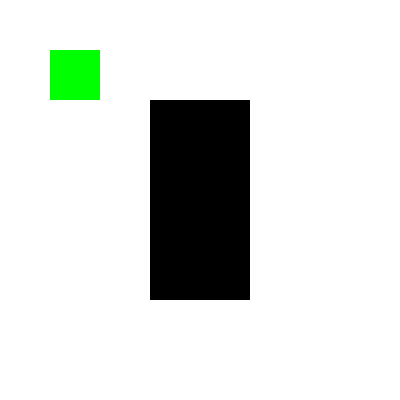
Frame 1 (no input)
Frame 60 (no input): identical to frame 1, image omitted
Frame 120 (the mouse pressed at the canvas centre since frame 60): identical to frame 1, image omitted

The p5.js sketch that drew this single still picture (run headless with seeded random() and noise() and a simulated clock; from frame 60 on, the mouse is pressed at the canvas centre):

// p5.js sketch
// ── sketch.js
let player = {
    x: 50,
    y: 50,
    size: 50
};

let obstacle = {
    x: 150,
    y: 100,
    width: 100,
    height: 200
}

function setup() {
    createCanvas(400, 400);
    noStroke();
}

function draw() {
    background(255);
    fill(0);
    rect(obstacle.x, obstacle.y, obstacle.width, obstacle.height);
    fill(0, 255, 0);
    square(player.x, player.y, player.size);
    if (keyIsPressed) {
        processMove();
    }
}

/**
 * Moves the player if an arrow key has been pressed and the block can move
 */
function processMove() {
    if (keyCode === RIGHT_ARROW && canMove(0, 1, 0, 0)) {
        player.x += 1;
    }
    else if (keyCode === LEFT_ARROW && canMove(1, 0, 0, 0)) {
        player.x -= 1;
    }
    else if (keyCode === UP_ARROW && canMove(0, 0, 1, 0)) {
        player.y -= 1;
    }
    else if (keyCode === DOWN_ARROW && canMove(0, 0, 0, 1)) {
        player.y += 1;
    }
}

/**
 * Checks if the player can move in the selected direction
 * @param {number} left 1 if the user wants to move left, 0 otherwise
 * @param {number} right 1 if the user wants to move right, 0 otherwise 
 * @param {number} up 1 if the user wants to move up, 0 otherwise
 * @param {number} down 1 if the user wants to move up, 0 otherwise
 * @returns {boolean} True if the block can move in the selected direction
 */
function canMove(left, right, up, down) {
    return player.y + player.size <= obstacle.y - down || player.y >= obstacle.y + obstacle.height + up
        || player.x + player.size <= obstacle.x - right || player.x >= obstacle.x + obstacle.width + left;
}
